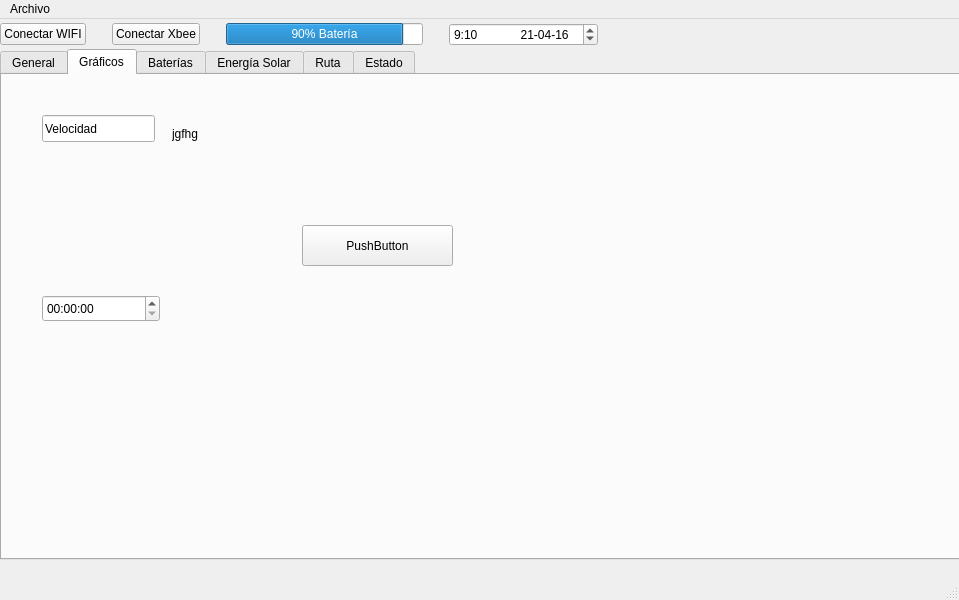
<?xml version="1.0" encoding="UTF-8"?>
<ui version="4.0">
 <class>MainWindow</class>
 <widget class="QMainWindow" name="MainWindow">
  <property name="geometry">
   <rect>
    <x>0</x>
    <y>0</y>
    <width>959</width>
    <height>600</height>
   </rect>
  </property>
  <property name="windowTitle">
   <string>MainWindow</string>
  </property>
  <widget class="QWidget" name="centralwidget">
   <widget class="QTabWidget" name="tabWidget">
    <property name="geometry">
     <rect>
      <x>0</x>
      <y>30</y>
      <width>1111</width>
      <height>511</height>
     </rect>
    </property>
    <property name="minimumSize">
     <size>
      <width>1111</width>
      <height>0</height>
     </size>
    </property>
    <property name="currentIndex">
     <number>1</number>
    </property>
    <widget class="QWidget" name="tab">
     <attribute name="title">
      <string>General</string>
     </attribute>
     <zorder>tabWidget_2</zorder>
    </widget>
    <widget class="QWidget" name="tab_3">
     <attribute name="title">
      <string>Gráficos</string>
     </attribute>
     <widget class="QPushButton" name="pushButton_3">
      <property name="geometry">
       <rect>
        <x>300</x>
        <y>150</y>
        <width>151</width>
        <height>41</height>
       </rect>
      </property>
      <property name="text">
       <string>PushButton</string>
      </property>
      <property name="icon">
       <iconset resource="resourceFiles/iconoWifi.qrc">
        <normaloff>:/newPrefix/signal.png</normaloff>:/newPrefix/signal.png</iconset>
      </property>
     </widget>
     <widget class="QLineEdit" name="lineEdit">
      <property name="geometry">
       <rect>
        <x>40</x>
        <y>40</y>
        <width>113</width>
        <height>27</height>
       </rect>
      </property>
      <property name="text">
       <string>Velocidad</string>
      </property>
     </widget>
     <widget class="QLabel" name="label">
      <property name="geometry">
       <rect>
        <x>170</x>
        <y>50</y>
        <width>66</width>
        <height>17</height>
       </rect>
      </property>
      <property name="text">
       <string>jgfhg</string>
      </property>
     </widget>
     <widget class="QTimeEdit" name="timeEdit">
      <property name="geometry">
       <rect>
        <x>40</x>
        <y>220</y>
        <width>118</width>
        <height>27</height>
       </rect>
      </property>
     </widget>
    </widget>
    <widget class="QWidget" name="tab_2">
     <attribute name="title">
      <string>Baterías</string>
     </attribute>
    </widget>
    <widget class="QWidget" name="tab_4">
     <attribute name="title">
      <string>Energía Solar</string>
     </attribute>
    </widget>
    <widget class="QWidget" name="tab_5">
     <attribute name="title">
      <string>Ruta</string>
     </attribute>
    </widget>
    <widget class="QWidget" name="tab_6">
     <attribute name="title">
      <string>Estado</string>
     </attribute>
    </widget>
   </widget>
   <widget class="QWidget" name="horizontalLayoutWidget">
    <property name="geometry">
     <rect>
      <x>0</x>
      <y>0</y>
      <width>598</width>
      <height>31</height>
     </rect>
    </property>
    <layout class="QHBoxLayout" name="horizontalLayout">
     <item>
      <widget class="QPushButton" name="pushButton">
       <property name="text">
        <string>Conectar WIFI</string>
       </property>
      </widget>
     </item>
     <item>
      <spacer name="verticalSpacer">
       <property name="orientation">
        <enum>Qt::Vertical</enum>
       </property>
       <property name="sizeHint" stdset="0">
        <size>
         <width>20</width>
         <height>40</height>
        </size>
       </property>
      </spacer>
     </item>
     <item>
      <widget class="QPushButton" name="pushButton_2">
       <property name="text">
        <string>Conectar Xbee</string>
       </property>
      </widget>
     </item>
     <item>
      <spacer name="verticalSpacer_2">
       <property name="orientation">
        <enum>Qt::Vertical</enum>
       </property>
       <property name="sizeHint" stdset="0">
        <size>
         <width>20</width>
         <height>40</height>
        </size>
       </property>
      </spacer>
     </item>
     <item>
      <widget class="QProgressBar" name="progressBar">
       <property name="value">
        <number>90</number>
       </property>
       <property name="format">
        <string>%p% Batería</string>
       </property>
      </widget>
     </item>
     <item>
      <spacer name="verticalSpacer_3">
       <property name="orientation">
        <enum>Qt::Vertical</enum>
       </property>
       <property name="sizeHint" stdset="0">
        <size>
         <width>20</width>
         <height>40</height>
        </size>
       </property>
      </spacer>
     </item>
     <item>
      <widget class="QDateTimeEdit" name="dateTimeEdit">
       <property name="date">
        <date>
         <year>2016</year>
         <month>4</month>
         <day>21</day>
        </date>
       </property>
       <property name="time">
        <time>
         <hour>9</hour>
         <minute>10</minute>
         <second>0</second>
        </time>
       </property>
       <property name="displayFormat">
        <string>H:mm             dd-MM-yy</string>
       </property>
      </widget>
     </item>
    </layout>
   </widget>
  </widget>
  <widget class="QMenuBar" name="menubar">
   <property name="geometry">
    <rect>
     <x>0</x>
     <y>0</y>
     <width>959</width>
     <height>25</height>
    </rect>
   </property>
   <widget class="QMenu" name="menuArchivo">
    <property name="title">
     <string>Archivo</string>
    </property>
   </widget>
   <addaction name="menuArchivo"/>
  </widget>
  <widget class="QStatusBar" name="statusbar"/>
 </widget>
 <resources>
  <include location="resourceFiles/iconoWifi.qrc"/>
 </resources>
 <connections/>
</ui>
